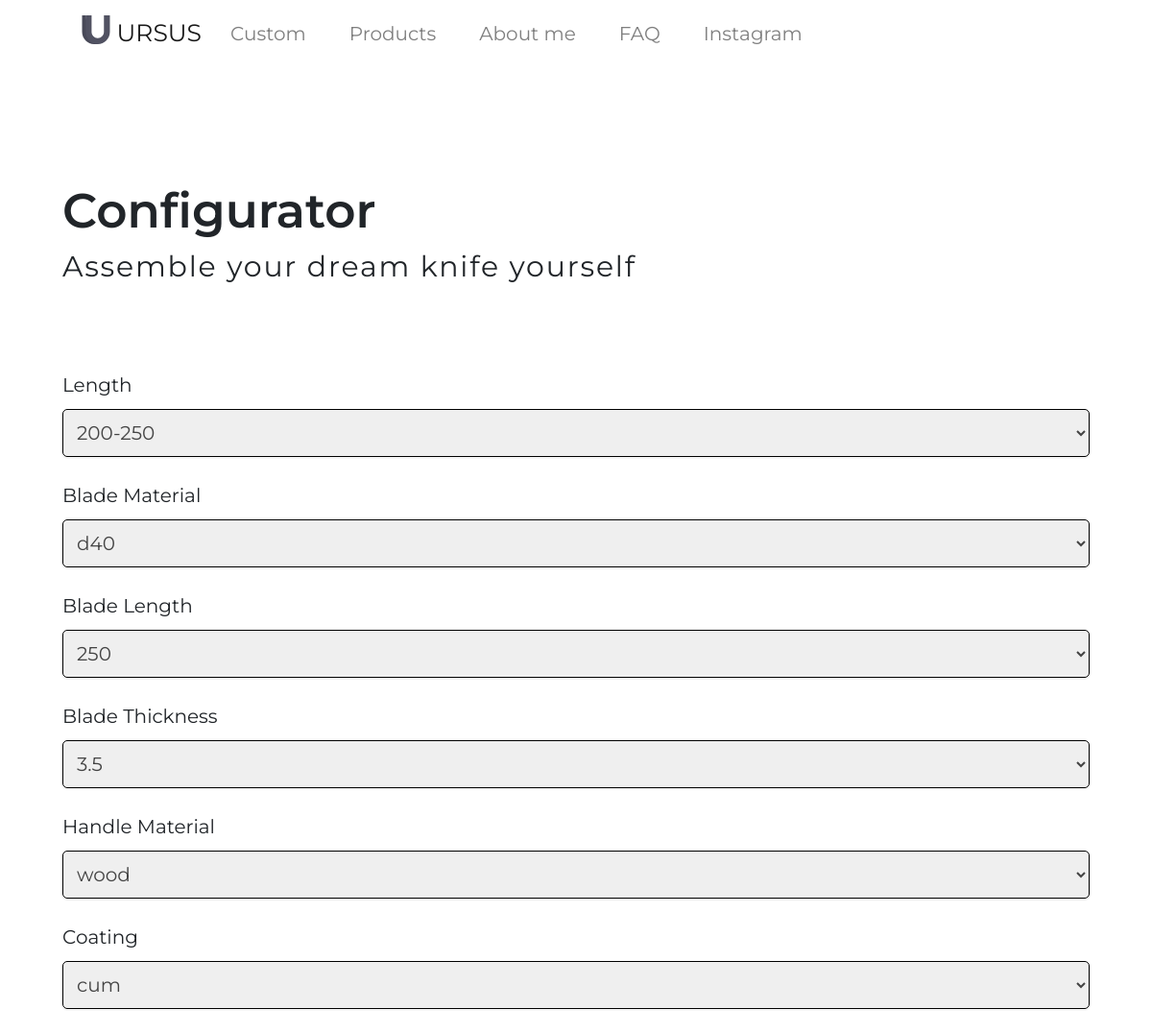
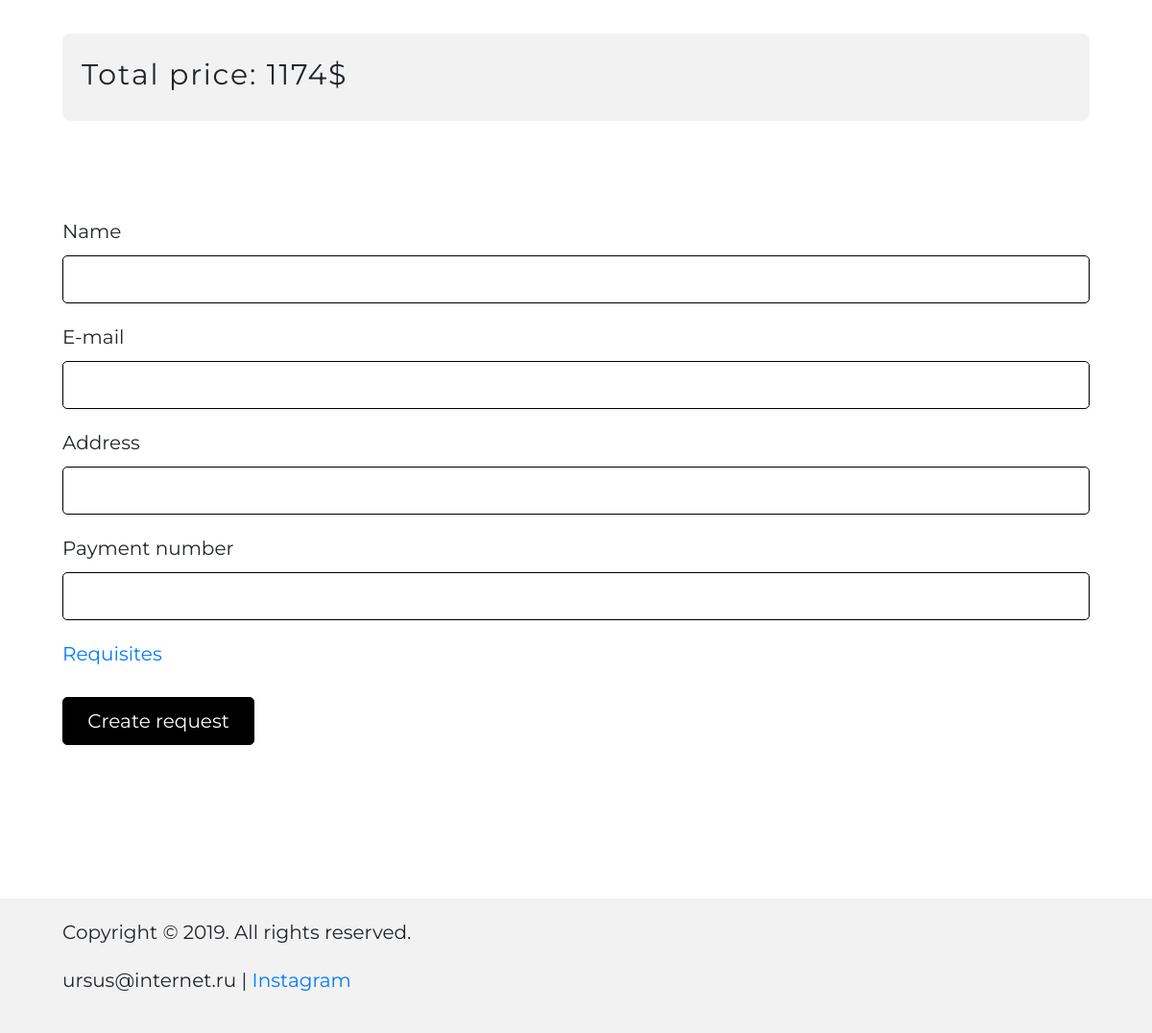
Page /custom/ on the committed database (2 pictures, top to bottom).
### models.py (models this page shows, shortened)
class MenuItem(db.Model):
    id = db.Column(db.Integer, primary_key=True)
    name = db.Column(db.String(35), nullable=False)
    slug = db.Column(db.String(55), unique=True, nullable=False)

### custom/custom.py (the view, shortened to what this page needs)
@custom.route('/', methods=['POST', 'GET'])
def index():
    form = EmptyForm()
    configurator_data = {
        'length': get_prices(LengthPrice),
        'blade_material': get_prices(BladeMaterialPrice),
        'blade_length': get_prices(BladeLengthPrice),
        'blade_thickness': get_prices(BladeThicknessPrice),
        'handle_material': get_prices(HandleMaterialPrice),
        'coating': get_prices(CoatingPrice),
    }
    return render_template('custom/index.html', menu=g.menu, configurator_data=configurator_data, form=form)

### custom/forms.py
class EmptyForm(FlaskForm):
    pass

### custom/models.py (called while the page is built)
def get_prices(cls):
    try:
        return cls.query.all()
    except sqlite3.OperationalError:
        abort(500)

    def __repr__(self):
        return f'{self.value}'

### models.py (called while the page is built)
def get_menu_items():
    try:
        return MenuItem.query.all()
    except sqlite3.OperationalError:
        abort(500)

### views.py (called while the page is built)
@app.before_request
def before_request():
    g.menu = get_menu_items()

### custom/templates/custom/index.html (shortened to what this page needs)
{% extends 'base.html' %}
{% block content %}
<section class="custom">
    <div class="container">
        <div class="row">
            <div class="col-12">
                <h1>Configurator</h1>
                <h2>Assemble your dream knife yourself</h2>
            </div>
        </div>
        <div class="row">
            <div class="col-12">
                <form method="POST" action="{{ url_for('custom.index') }}" id="form">
                    <div class="knife-info">
                        {% for elem in configurator_data.items() %}
                        <div class="elem">
                            <label for="{{ elem[0] }}">{{ elem[0]|replace('_', ' ')|title }}</label>
                            <select name="{{ elem[0] }}" id="{{ elem[0] }}">
                                {% for item in elem[1] %}
                                <option value="{{ item }}">{{ item }}</option>
                                {% endfor %}
                            </select>
                        </div>
                        {% endfor %}
                    </div>
                    <div class="response">
                        <h2>Total price: 1174$</h2>
                    </div>
                    <div class="base-info" id="base-info">
                        <p>
                            <label for="name">Name</label>
                            <input type="text" name="name" required>
                        </p>
                        <p>
                            <label for="email">E-mail</label>
                            <input type="email" name="email" required>
                        </p>
                        <p>
                            <label for="address">Address</label>
                            <input type="text" name="address" required>
                        </p>
                        <p>
                            <label for="payment_number">Payment number</label>
                            <input type="text" name="payment_number" required>
                        </p>
                        <a href="#base-info" id="requisites">Requisites</a>
                    </div>
                    <input type="submit" class="btn btn-primary" id="btn" value="Create request">
                </form>
            </div>
        </div>
    </div>
</section>
{% endblock content %}

### templates/base.html (shortened to what this page needs)
<!DOCTYPE html>
<html lang="en">
<head>
    <link rel="stylesheet" href="https://cdn.jsdelivr.net/npm/bootstrap@4.6.2/dist/css/bootstrap.min.css">
    <link rel="stylesheet" href="{{ url_for('static', filename='css/default.css') }}">
    <link rel="stylesheet" href="{{ url_for('static', filename='css/style.css') }}">
</head>
<body>
<header class="header">
    <div class="container">
        <nav class="navbar navbar-expand-lg navbar-light bg-white">
            <a class="navbar-brand" href="{{ url_for('index') }}">
                <img src="{{ url_for('static', filename='img/logo.svg') }}" width="30" height="30"
                     class="d-inline-block align-top" alt="">
                URSUS
            </a>
            <div class="collapse navbar-collapse" id="navbarTogglerDemo01">
                <ul class="navbar-nav">
                    {% for menu_elem in menu %}
                    <li class="nav-item">
                        <a class="nav-link" href="{{ menu_elem.slug }}">{{ menu_elem.name }}</a>
                    </li>
                    {% endfor %}
                </ul>
            </div>
        </nav>
    </div>
</header>
{% block content %}
{% endblock content %}
<footer class="footer">
    <div class="container">
        <p>Copyright © 2019. All rights reserved.</p>
        <p>ursus@internet.ru | <a href="#">Instagram</a></p>
    </div>
</footer>
</body>
</html>

### static/css/default.css (style rules this page uses)
html, body { font-family: 'Montserrat'; font-style: normal; font-weight: 400; font-size: 20px; background-color: #fff; }

### static/css/style.css (style rules this page uses)
.container { max-width: 1100px; }
header { margin-bottom: 120px; }
.nav-item { margin-right: 25px; }
section h1 { font-weight: 600; }
section h2 { letter-spacing: 0.06em; font-size: 1.5em; }
section { margin-bottom: 160px; }
.about, footer { background-color: rgba(0, 0, 0, .05); padding: 20px; }
.btn { margin-top: 30px; background-color: black; border: 1px solid black; transition: ease 0.4s; width: 200px; }
select { height: 25px; }
.custom form { margin-top: 80px; }
.custom select, input { display: block; color: #444; line-height: 1.3; padding: .6em 1.4em .5em .8em; width: 100%; max-width: 100%; box-sizing: border-box; margin: 0; box-shadow: 0 1px 0 1px rgba(0, 0, 0, .035); border-radius: .5em; height: 50px; border-radius: 5px; border: 1px solid black; padding: 10px; }
.base-info { margin-top: 100px; }
.elem { margin-bottom: 25px; }
.response { background-color: rgba(1, 1, 1, .05); padding: 20px; padding-top: 25px; border-radius: 8px; margin-top: 60px; }

### rows in the picture
MenuItem: name "Custom"
MenuItem: name "Products"
MenuItem: name "About me"
MenuItem: name "FAQ"
MenuItem: name "Instagram"

### other values in the picture
{{ elem[0]|replace('_', ' ')|title }} "Length" "Blade Material" "Blade Length" "Blade Thickness" "Handle Material" "Coating"
form field length "200-250"
form field blade_material "d40"
form field blade_length "250"
form field blade_thickness "3.5"
form field handle_material "wood"
form field coating "cum"
